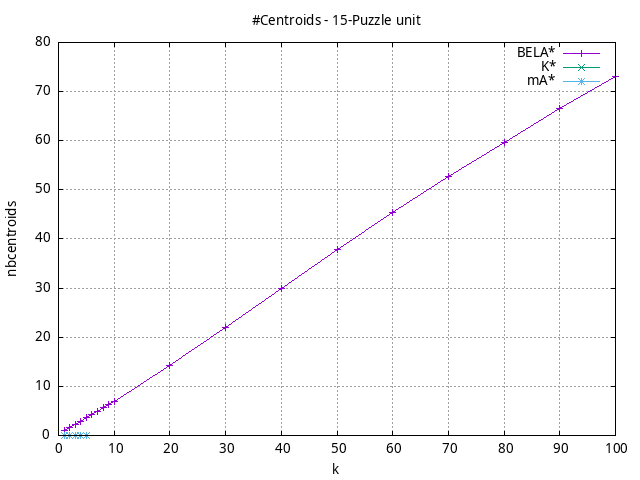

Recreate this plot in gnuplot.
#!/usr/bin/gnuplot
# -*- coding: utf-8 -*-
#
# results/n-puzzle/unit/15/15puzzle.heuristic.nbcentroids.gnuplot
#
# Started on 12/09/2023 19:56:35
# Author: Carlos Linares López
set grid
set xlabel "k"
set ylabel "nbcentroids"

set title "#Centroids - 15-Puzzle unit"

set terminal png enhanced font "Ariel,10"
set output '15puzzle.heuristic.nbcentroids.png'

plot "-" title "BELA*"      with linesp, "-" title "K*"      with linesp, "-" title "mA*"      with linesp

	1 1.0
	2 1.65
	3 2.3
	4 2.875
	5 3.6
	6 4.25
	7 4.975
	8 5.6
	9 6.3
	10 6.95
	20 14.3
	30 22.05
	40 30.025
	50 37.825
	60 45.325
	70 52.65
	80 59.675
	90 66.525
	100 73.025
end
	1 0.0
	2 0.0
	3 0.0
end
	1 0.0
	2 0.0
	3 0.0
	4 0.0
	5 0.0
end
